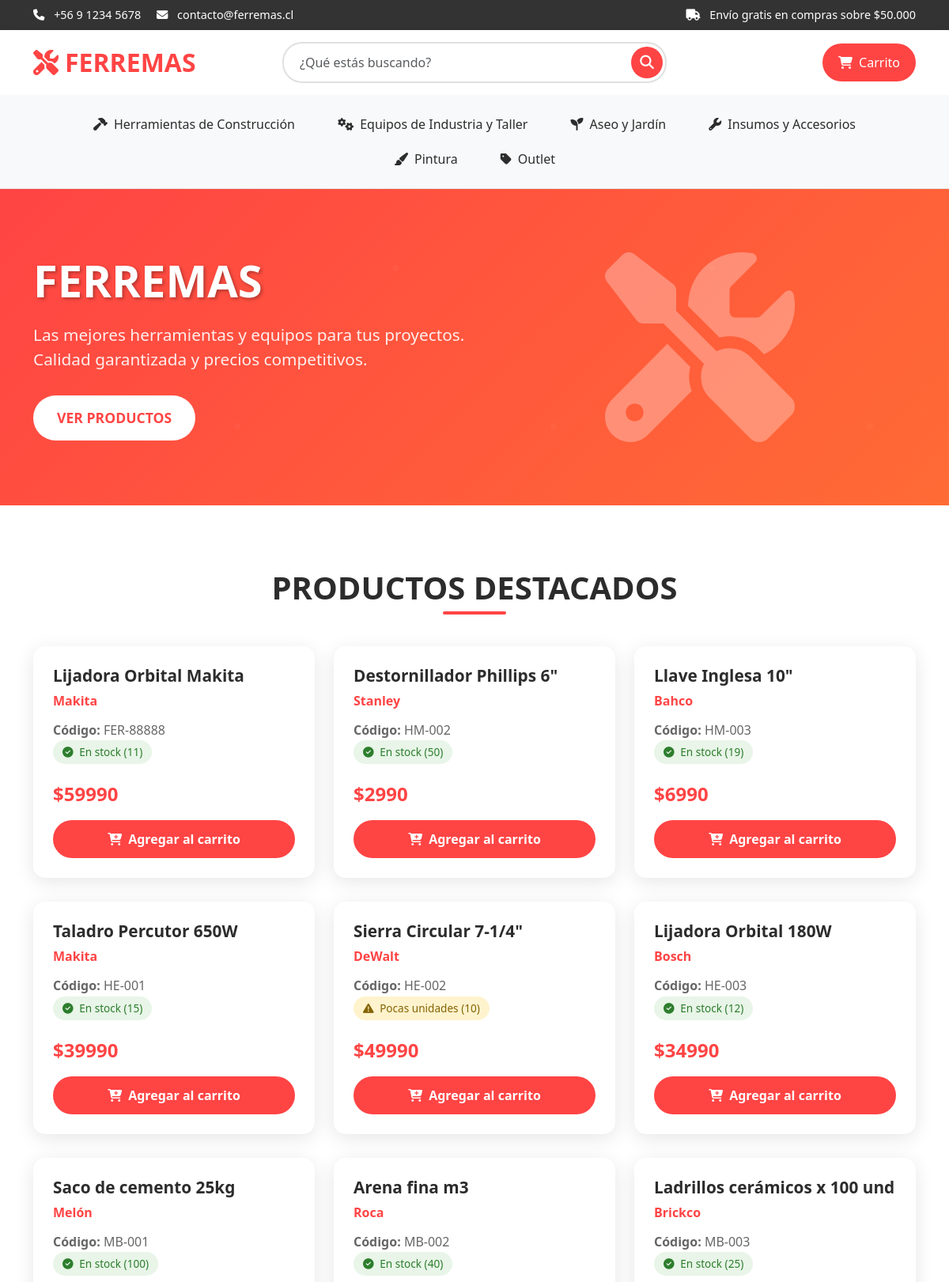
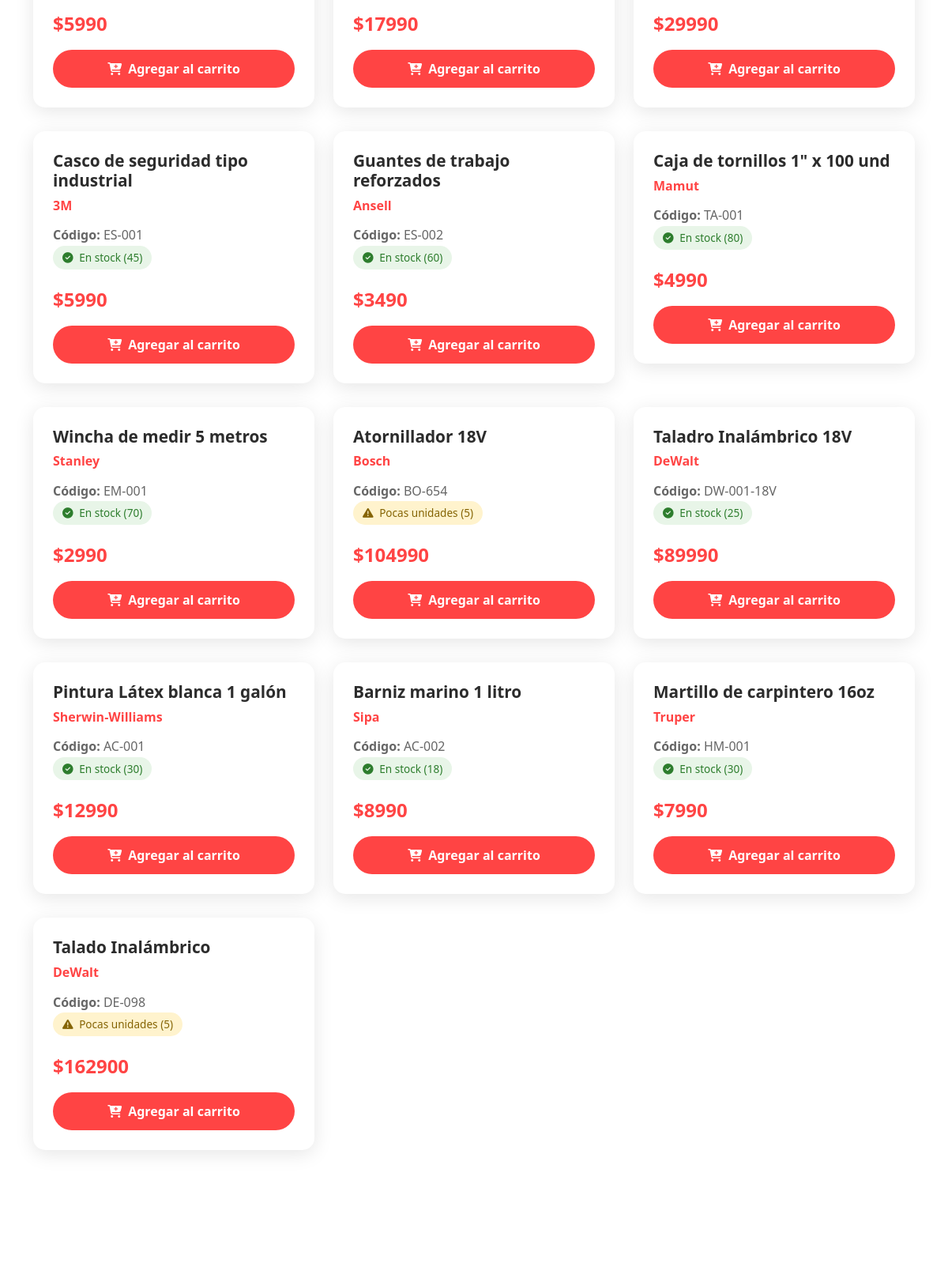
The page / (upper part) on the database its author committed (2 pictures, top to bottom).
### ferremas_back/models.py (models this page shows, shortened)
class Producto(models.Model):
    id = models.CharField(max_length=20, primary_key=True)
    marca = models.CharField(max_length=30, null=True)
    cod_ext = models.CharField(max_length=15, null=True)
    nombre = models.CharField(max_length=100, null=True)
    precio = models.IntegerField(null=True)
    fec_modif = models.DateField(null=True)
    categoria= models.ForeignKey(Categoria, on_delete=models.CASCADE)
    stock= models.IntegerField(null=True)

### ferremas_front/views.py (the view)
# urls.py: path('', vista_productos, name='index'),
def vista_productos(request):
    productos = Producto.objects.all()
    return render(request, 'index.html', {'productos': productos})

### ferremas_front/templates/index.html (shortened to what this page needs)
<!DOCTYPE html>
<html lang="es">
<head>
    <link rel="stylesheet" href="https://cdn.jsdelivr.net/npm/bootstrap@5.3.2/dist/css/bootstrap.min.css">
    <link rel="stylesheet" href="https://cdnjs.cloudflare.com/ajax/libs/font-awesome/6.4.0/css/all.min.css">
</head>
<body>
    <div class="top-header">
        <div class="container">
            <div class="row align-items-center">
                <div class="col-md-6">
                    <i class="fas fa-phone me-2"></i> +56 9 1234 5678
                    <span class="ms-3">
                        <i class="fas fa-envelope me-2"></i> contacto@ferremas.cl
                    </span>
                </div>
                <div class="col-md-6 text-end">
                    <i class="fas fa-truck me-2"></i> Envío gratis en compras sobre $50.000
                </div>
            </div>
        </div>
    </div>
    <nav class="main-navbar">
        <div class="container">
            <div class="row align-items-center">
                <div class="col-md-3">
                    <a class="navbar-brand" href="/">
                        <i class="fas fa-tools me-2"></i>FERREMAS
                    </a>
                </div>
                <div class="col-md-6">
                    <div class="search-container">
                        <div class="search-box">
                            <input type="text" class="form-control" placeholder="¿Qué estás buscando?">
                            <button class="search-btn">
                                <i class="fas fa-search"></i>
                            </button>
                        </div>
                    </div>
                </div>
                <div class="col-md-3 text-end">
                    <a href="/carrito/" class="cart-btn">
                        <i class="fas fa-shopping-cart"></i>
                        Carrito
                    </a>
                </div>
            </div>
        </div>
    </nav>
    <div class="categories-nav">
        <div class="container text-center">
            <a href="#" class="category-link">
                <i class="fas fa-hammer me-2"></i>Herramientas de Construcción
            </a>
            <a href="#" class="category-link">
                <i class="fas fa-cogs me-2"></i>Equipos de Industria y Taller
            </a>
            <a href="#" class="category-link">
                <i class="fas fa-seedling me-2"></i>Aseo y Jardín
            </a>
            <a href="#" class="category-link">
                <i class="fas fa-wrench me-2"></i>Insumos y Accesorios
            </a>
            <a href="#" class="category-link">
                <i class="fas fa-paint-brush me-2"></i>Pintura
            </a>
            <a href="#" class="category-link">
                <i class="fas fa-tag me-2"></i>Outlet
            </a>
        </div>
    </div>
    <section class="hero-section">
        <div class="container">
            <div class="row align-items-center">
                <div class="col-lg-6">
                    <div class="hero-content">
                        <h1 class="hero-title">FERREMAS</h1>
                        <p class="hero-subtitle">
                            Las mejores herramientas y equipos para tus proyectos.
                            Calidad garantizada y precios competitivos.
                        </p>
                        <a href="#productos" class="hero-btn">
                            VER PRODUCTOS
                        </a>
                    </div>
                </div>
                <div class="col-lg-6 text-center">
                    <i class="fas fa-tools" style="font-size: 15rem; opacity: 0.3;"></i>
                </div>
            </div>
        </div>
    </section>
    <section id="productos" class="products-section">
        <div class="container">
            <h2 class="section-title">PRODUCTOS DESTACADOS</h2>
            <div class="row">
                {% for producto in productos %}
                <div class="col-lg-4 col-md-6">
                    <div class="card product-card">
                        <div class="card-body">
                            <h5 class="product-title">{{ producto.nombre }}</h5>
                            <h6 class="product-brand">{{ producto.marca }}</h6>
                            <div class="product-info">
                                <strong>Código:</strong> {{ producto.cod_ext }}<br>
                                {% if producto.stock > 10 %}
                                    <span class="stock-info">
                                        <i class="fas fa-check-circle me-1"></i>
                                        En stock ({{ producto.stock }})
                                    </span>
                                {% elif producto.stock > 0 %}
                                    <span class="stock-info stock-low">
                                        <i class="fas fa-exclamation-triangle me-1"></i>
                                        Pocas unidades ({{ producto.stock }})
                                    </span>
                                {% else %}
                                    <span class="stock-info stock-out">
                                        <i class="fas fa-times-circle me-1"></i>
                                        Sin stock
                                    </span>
                                {% endif %}
                            </div>
                            <div class="product-price">
                                ${{ producto.precio|floatformat:0 }}
                            </div>
                            {% if producto.stock > 0 %}
                                <button class="btn add-to-cart-btn agregar-carrito" data-id="{{ producto.id }}">
                                    <i class="fas fa-cart-plus"></i>
                                    Agregar al carrito
                                </button>
                            {% else %}
                                <button class="btn add-to-cart-btn" disabled style="background: #ccc;">
                                    <i class="fas fa-ban"></i>
                                    Sin stock
                                </button>
                            {% endif %}
                        </div>
                    </div>
                </div>
                {% endfor %}
            </div>
        </div>
    </section>
</body>
</html>

### ferremas_front/templates/index.html (style rules this page uses)
:root { --primary-color: #ff4444; --secondary-color: #333333; --accent-color: #ff6b35; --text-dark: #2c2c2c; --text-light: #666666; --bg-light: #f8f9fa; }
body { font-family: 'Segoe UI', Tahoma, Geneva, Verdana, sans-serif; padding-top: 0; color: var(--text-dark); }
.top-header { background: var(--secondary-color); color: white; padding: 8px 0; font-size: 0.9rem; }
.main-navbar { background: white; box-shadow: 0 2px 10px rgba(0,0,0,0.1); padding: 15px 0; }
.navbar-brand { font-size: 2rem; font-weight: bold; color: var(--primary-color) !important; text-decoration: none; }
.search-container { flex: 1; max-width: 500px; margin: 0 30px; }
.search-box { position: relative; }
.search-box input { border: 2px solid #e0e0e0; border-radius: 25px; padding: 12px 50px 12px 20px; font-size: 1rem; width: 100%; }
.search-btn { position: absolute; right: 5px; top: 50%; transform: translateY(-50%); background: var(--primary-color); border: none; border-radius: 50%; width: 40px; height: 40px; color: white; font-size: 1.1rem; }
.cart-btn { background: var(--primary-color); color: white; border: none; padding: 12px 20px; border-radius: 25px; font-weight: 500; text-decoration: none; display: inline-flex; align-items: center; gap: 8px; transition: all 0.3s; }
.categories-nav { background: var(--bg-light); padding: 15px 0; border-bottom: 1px solid #e0e0e0; }
.category-link { color: var(--text-dark); text-decoration: none; padding: 10px 20px; border-radius: 20px; font-weight: 500; transition: all 0.3s; margin: 0 5px; display: inline-block; }
.hero-section { background: linear-gradient(135deg, #ff4444 0%, #ff6b35 100%); color: white; padding: 80px 0; position: relative; overflow: hidden; }
.hero-section::before { content: ''; position: absolute; top: 0; left: 0; right: 0; bottom: 0; opacity: 0.3; }
.hero-content { position: relative; z-index: 2; }
.hero-title { font-size: 3.5rem; font-weight: bold; margin-bottom: 20px; text-shadow: 2px 2px 4px rgba(0,0,0,0.3); }
.hero-subtitle { font-size: 1.3rem; margin-bottom: 30px; opacity: 0.9; }
.hero-btn { background: white; color: var(--primary-color); padding: 15px 30px; border: none; border-radius: 30px; font-weight: bold; font-size: 1.1rem; text-decoration: none; display: inline-block; transition: all 0.3s; }
.products-section { padding: 80px 0; background: white; }
.section-title { text-align: center; font-size: 2.5rem; font-weight: bold; color: var(--text-dark); margin-bottom: 50px; position: relative; }
.section-title::after { content: ''; position: absolute; bottom: -10px; left: 50%; transform: translateX(-50%); width: 80px; height: 4px; background: var(--primary-color); border-radius: 2px; }
.product-card { background: white; border-radius: 15px; box-shadow: 0 5px 25px rgba(0,0,0,0.1); transition: all 0.3s; margin-bottom: 30px; overflow: hidden; border: none; }
.product-card .card-body { padding: 25px; }
.product-title { font-size: 1.3rem; font-weight: bold; color: var(--text-dark); margin-bottom: 10px; }
.product-brand { color: var(--primary-color); font-weight: 600; margin-bottom: 15px; }
.product-info { color: var(--text-light); margin-bottom: 20px; line-height: 1.6; }
.product-price { font-size: 1.5rem; font-weight: bold; color: var(--primary-color); margin-bottom: 15px; }
.add-to-cart-btn { background: var(--primary-color); color: white; border: none; padding: 12px 25px; border-radius: 25px; font-weight: 600; width: 100%; transition: all 0.3s; display: flex; align-items: center; justify-content: center; gap: 8px; }
.stock-info { display: inline-block; padding: 4px 12px; background: #e8f5e8; color: #2d7d2d; border-radius: 15px; font-size: 0.85rem; font-weight: 500; }
.stock-low { background: #fff3cd; color: #856404; }
.product-card { animation: fadeInUp 0.6s ease-out; }

### rows shown on the page
Producto: nombre "Lijadora Orbital Makita", marca "Makita", cod_ext "FER-88888", stock "11", precio "59990"
Producto: nombre "Destornillador Phillips 6\"", marca "Stanley", cod_ext "HM-002", stock "50", precio "2990"
Producto: nombre "Llave Inglesa 10\"", marca "Bahco", cod_ext "HM-003", stock "19", precio "6990"
Producto: nombre "Taladro Percutor 650W", marca "Makita", cod_ext "HE-001", stock "15", precio "39990"
Producto: nombre "Sierra Circular 7-1/4\"", marca "DeWalt", cod_ext "HE-002", stock "10", precio "49990"
Producto: nombre "Lijadora Orbital 180W", marca "Bosch", cod_ext "HE-003", stock "12", precio "34990"
Producto: nombre "Saco de cemento 25kg", marca "Melón", cod_ext "MB-001", stock "100", precio "5990"
Producto: nombre "Arena fina m3", marca "Roca", cod_ext "MB-002", stock "40", precio "17990"
Producto: nombre "Ladrillos cerámicos x 100 und", marca "Brickco", cod_ext "MB-003", stock "25", precio "29990"
Producto: nombre "Casco de seguridad tipo industrial", marca "3M", cod_ext "ES-001", stock "45", precio "5990"
Producto: nombre "Guantes de trabajo reforzados", marca "Ansell", cod_ext "ES-002", stock "60", precio "3490"
Producto: nombre "Caja de tornillos 1\" x 100 und", marca "Mamut", cod_ext "TA-001", stock "80", precio "4990"
Producto: nombre "Wincha de medir 5 metros", marca "Stanley", cod_ext "EM-001", stock "70", precio "2990"
Producto: nombre "Atornillador 18V", marca "Bosch", cod_ext "BO-654", stock "5", precio "104990"
Producto: nombre "Taladro Inalámbrico 18V", marca "DeWalt", cod_ext "DW-001-18V", stock "25", precio "89990"
Producto: nombre "Pintura Látex blanca 1 galón", marca "Sherwin-Williams", cod_ext "AC-001", stock "30", precio "12990"
Producto: nombre "Barniz marino 1 litro", marca "Sipa", cod_ext "AC-002", stock "18", precio "8990"
Producto: nombre "Martillo de carpintero 16oz", marca "Truper", cod_ext "HM-001", stock "30", precio "7990"
Producto: nombre "Talado Inalámbrico", marca "DeWalt", cod_ext "DE-098", stock "5", precio "162900"
